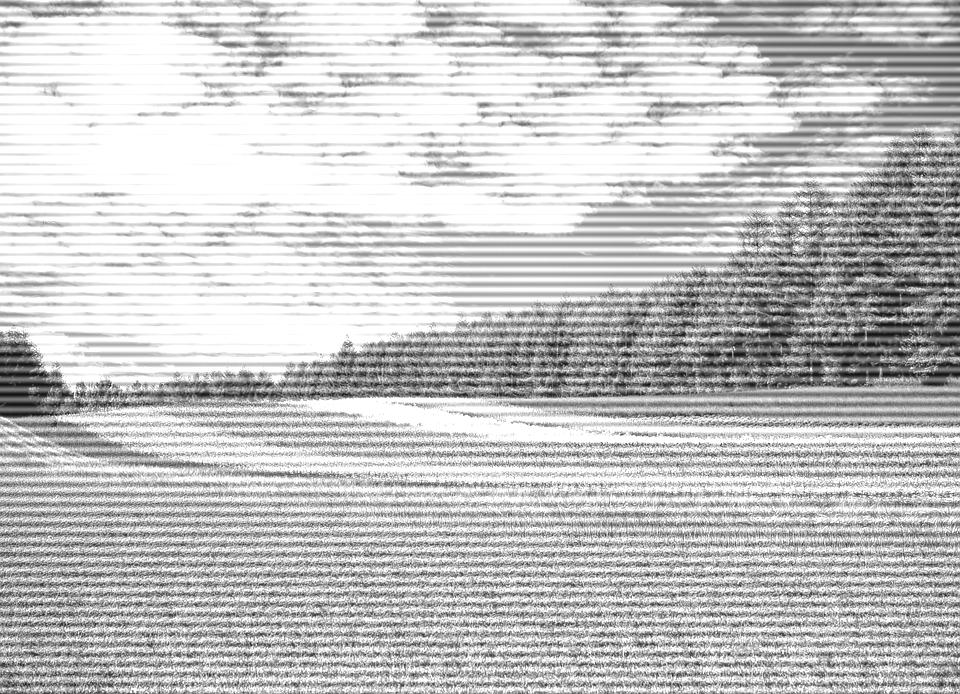
#> input picture Assignment4/Noisy_flower1_horizontal.jpg, 960 x 694 px, found by its file name
$ python main3Gaussian.py
#> lines starting #> are read from the running program, lines starting #| are printed output that depends on the picture
import numpy as np
import cv2

def gaussian_notch_reject(shape, d0, width):
    rows, cols = shape
    crow, ccol = rows // 2, cols // 2

    # Calculate distance from the center
    y, x = np.ogrid[-crow:rows-crow, -ccol:cols-ccol]
    d = np.sqrt(x*x + y*y)

    # Apply Gaussian formula
    mask = np.exp(-(d**2) / (2*(d0**2)))
    r = width // 2
    mask[crow - r:crow + r, :] = 1

    return mask

if __name__ == '__main__':
    img = cv2.imread('noisy_flower1_horizontal.jpg', cv2.IMREAD_GRAYSCALE)
#> img is the input picture: shape (694, 960); min 4, max 255, mean 196
    mask = gaussian_notch_reject(img.shape, d0=70, width=50)
    cv2.imshow('Original', img)
    cv2.imshow('Mask', mask)
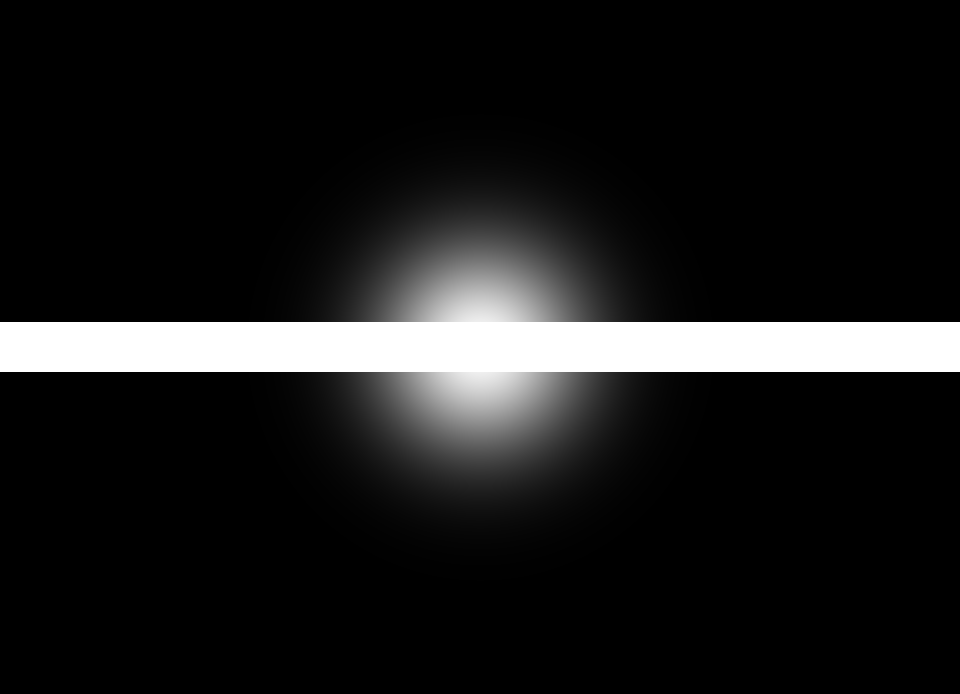
#> window 'Mask': shape (694, 960) float64; min 2.84e-16, max 1, mean 0.105
    cv2.waitKey(0)
    cv2.destroyAllWindows()
